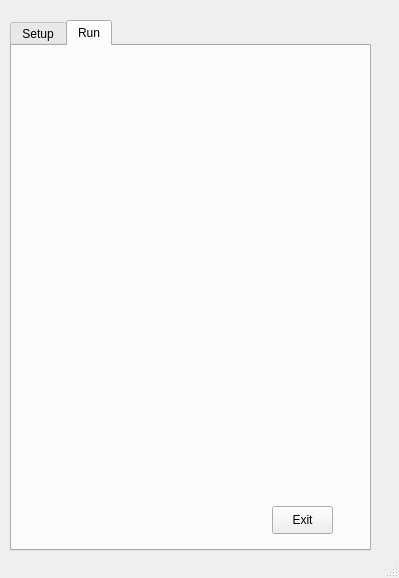
<?xml version="1.0" encoding="UTF-8"?>
<ui version="4.0">
 <class>MainWindow</class>
 <widget class="QMainWindow" name="MainWindow">
  <property name="geometry">
   <rect>
    <x>0</x>
    <y>0</y>
    <width>399</width>
    <height>578</height>
   </rect>
  </property>
  <property name="windowTitle">
   <string>MainWindow</string>
  </property>
  <widget class="QWidget" name="centralwidget">
   <widget class="QTabWidget" name="TabWidget">
    <property name="geometry">
     <rect>
      <x>10</x>
      <y>20</y>
      <width>361</width>
      <height>531</height>
     </rect>
    </property>
    <property name="currentIndex">
     <number>1</number>
    </property>
    <widget class="QWidget" name="tab">
     <attribute name="title">
      <string>Setup</string>
     </attribute>
     <widget class="QGroupBox" name="groupBox_4">
      <property name="geometry">
       <rect>
        <x>10</x>
        <y>10</y>
        <width>321</width>
        <height>181</height>
       </rect>
      </property>
      <property name="title">
       <string>Board Setting</string>
      </property>
      <widget class="QLabel" name="label_10">
       <property name="geometry">
        <rect>
         <x>10</x>
         <y>20</y>
         <width>61</width>
         <height>21</height>
        </rect>
       </property>
       <property name="text">
        <string>Port</string>
       </property>
      </widget>
      <widget class="QComboBox" name="PortComboBox">
       <property name="geometry">
        <rect>
         <x>80</x>
         <y>20</y>
         <width>231</width>
         <height>22</height>
        </rect>
       </property>
      </widget>
      <widget class="QLabel" name="label_12">
       <property name="geometry">
        <rect>
         <x>10</x>
         <y>50</y>
         <width>64</width>
         <height>21</height>
        </rect>
       </property>
       <property name="text">
        <string>Baudrate</string>
       </property>
      </widget>
      <widget class="QComboBox" name="BaudrateComboBox">
       <property name="geometry">
        <rect>
         <x>10</x>
         <y>70</y>
         <width>94</width>
         <height>22</height>
        </rect>
       </property>
      </widget>
      <widget class="QPushButton" name="ConnectPushBtn">
       <property name="geometry">
        <rect>
         <x>110</x>
         <y>100</y>
         <width>91</width>
         <height>28</height>
        </rect>
       </property>
       <property name="text">
        <string>Connect</string>
       </property>
      </widget>
      <widget class="QLabel" name="label_18">
       <property name="geometry">
        <rect>
         <x>130</x>
         <y>50</y>
         <width>64</width>
         <height>21</height>
        </rect>
       </property>
       <property name="text">
        <string>Servo ID</string>
       </property>
      </widget>
      <widget class="QPushButton" name="SearchPushBtn">
       <property name="geometry">
        <rect>
         <x>10</x>
         <y>100</y>
         <width>91</width>
         <height>28</height>
        </rect>
       </property>
       <property name="text">
        <string>Search</string>
       </property>
      </widget>
      <widget class="QLineEdit" name="ServoIDLineEdit">
       <property name="geometry">
        <rect>
         <x>130</x>
         <y>70</y>
         <width>91</width>
         <height>21</height>
        </rect>
       </property>
      </widget>
      <widget class="QLabel" name="label_26">
       <property name="geometry">
        <rect>
         <x>10</x>
         <y>140</y>
         <width>131</width>
         <height>21</height>
        </rect>
       </property>
       <property name="text">
        <string>connected boards</string>
       </property>
      </widget>
      <widget class="QComboBox" name="BoardComboBox">
       <property name="geometry">
        <rect>
         <x>150</x>
         <y>140</y>
         <width>151</width>
         <height>22</height>
        </rect>
       </property>
      </widget>
      <widget class="QPushButton" name="DisconnectPushBtn">
       <property name="geometry">
        <rect>
         <x>210</x>
         <y>100</y>
         <width>91</width>
         <height>28</height>
        </rect>
       </property>
       <property name="text">
        <string>Disconnect</string>
       </property>
      </widget>
     </widget>
     <widget class="QGroupBox" name="groupBox">
      <property name="geometry">
       <rect>
        <x>10</x>
        <y>200</y>
        <width>321</width>
        <height>161</height>
       </rect>
      </property>
      <property name="title">
       <string>JOG Setting</string>
      </property>
      <widget class="QPushButton" name="FwdPushBtn">
       <property name="geometry">
        <rect>
         <x>210</x>
         <y>60</y>
         <width>81</width>
         <height>28</height>
        </rect>
       </property>
       <property name="text">
        <string>FWD</string>
       </property>
      </widget>
      <widget class="QPushButton" name="BwdPushBtn">
       <property name="geometry">
        <rect>
         <x>110</x>
         <y>60</y>
         <width>81</width>
         <height>28</height>
        </rect>
       </property>
       <property name="text">
        <string>BWD</string>
       </property>
      </widget>
      <widget class="QLabel" name="JoglocLabel">
       <property name="geometry">
        <rect>
         <x>150</x>
         <y>30</y>
         <width>131</width>
         <height>21</height>
        </rect>
       </property>
       <property name="text">
        <string>0</string>
       </property>
      </widget>
      <widget class="QPushButton" name="HomePushBtn">
       <property name="geometry">
        <rect>
         <x>10</x>
         <y>60</y>
         <width>81</width>
         <height>28</height>
        </rect>
       </property>
       <property name="text">
        <string>Home</string>
       </property>
      </widget>
      <widget class="QLineEdit" name="Pos1LineEdit">
       <property name="geometry">
        <rect>
         <x>60</x>
         <y>100</y>
         <width>61</width>
         <height>21</height>
        </rect>
       </property>
      </widget>
      <widget class="QLabel" name="label_21">
       <property name="geometry">
        <rect>
         <x>20</x>
         <y>100</y>
         <width>51</width>
         <height>21</height>
        </rect>
       </property>
       <property name="text">
        <string>Pos1</string>
       </property>
      </widget>
      <widget class="QLabel" name="label_22">
       <property name="geometry">
        <rect>
         <x>150</x>
         <y>100</y>
         <width>51</width>
         <height>21</height>
        </rect>
       </property>
       <property name="text">
        <string>Pos2</string>
       </property>
      </widget>
      <widget class="QLineEdit" name="Pos2LineEdit">
       <property name="geometry">
        <rect>
         <x>200</x>
         <y>100</y>
         <width>61</width>
         <height>21</height>
        </rect>
       </property>
      </widget>
      <widget class="QLabel" name="label_23">
       <property name="geometry">
        <rect>
         <x>10</x>
         <y>30</y>
         <width>131</width>
         <height>21</height>
        </rect>
       </property>
       <property name="text">
        <string>location(0~4090) :</string>
       </property>
      </widget>
     </widget>
     <widget class="QGroupBox" name="groupBox_2">
      <property name="geometry">
       <rect>
        <x>10</x>
        <y>370</y>
        <width>321</width>
        <height>81</height>
       </rect>
      </property>
      <property name="title">
       <string>Test Setting</string>
      </property>
      <widget class="QLabel" name="label_20">
       <property name="geometry">
        <rect>
         <x>10</x>
         <y>20</y>
         <width>91</width>
         <height>21</height>
        </rect>
       </property>
       <property name="text">
        <string>Push Count</string>
       </property>
      </widget>
      <widget class="QLineEdit" name="PushCountLineEdit">
       <property name="geometry">
        <rect>
         <x>110</x>
         <y>20</y>
         <width>91</width>
         <height>21</height>
        </rect>
       </property>
      </widget>
     </widget>
     <widget class="QPushButton" name="SetupSavePushBtn">
      <property name="geometry">
       <rect>
        <x>200</x>
        <y>460</y>
        <width>61</width>
        <height>28</height>
       </rect>
      </property>
      <property name="text">
       <string>Save</string>
      </property>
     </widget>
     <widget class="QPushButton" name="SetupResetPushBtn">
      <property name="geometry">
       <rect>
        <x>270</x>
        <y>460</y>
        <width>61</width>
        <height>28</height>
       </rect>
      </property>
      <property name="text">
       <string>Reset</string>
      </property>
     </widget>
    </widget>
    <widget class="QWidget" name="tab_2">
     <attribute name="title">
      <string>Run</string>
     </attribute>
     <widget class="QPushButton" name="SetupExitPushBtn">
      <property name="geometry">
       <rect>
        <x>260</x>
        <y>460</y>
        <width>61</width>
        <height>28</height>
       </rect>
      </property>
      <property name="text">
       <string>Exit</string>
      </property>
     </widget>
     <widget class="QWidget" name="verticalLayoutWidget">
      <property name="geometry">
       <rect>
        <x>20</x>
        <y>10</y>
        <width>301</width>
        <height>441</height>
       </rect>
      </property>
      <layout class="QVBoxLayout" name="MainLayout"/>
     </widget>
    </widget>
   </widget>
  </widget>
  <widget class="QStatusBar" name="statusbar"/>
 </widget>
 <resources/>
 <connections/>
</ui>
